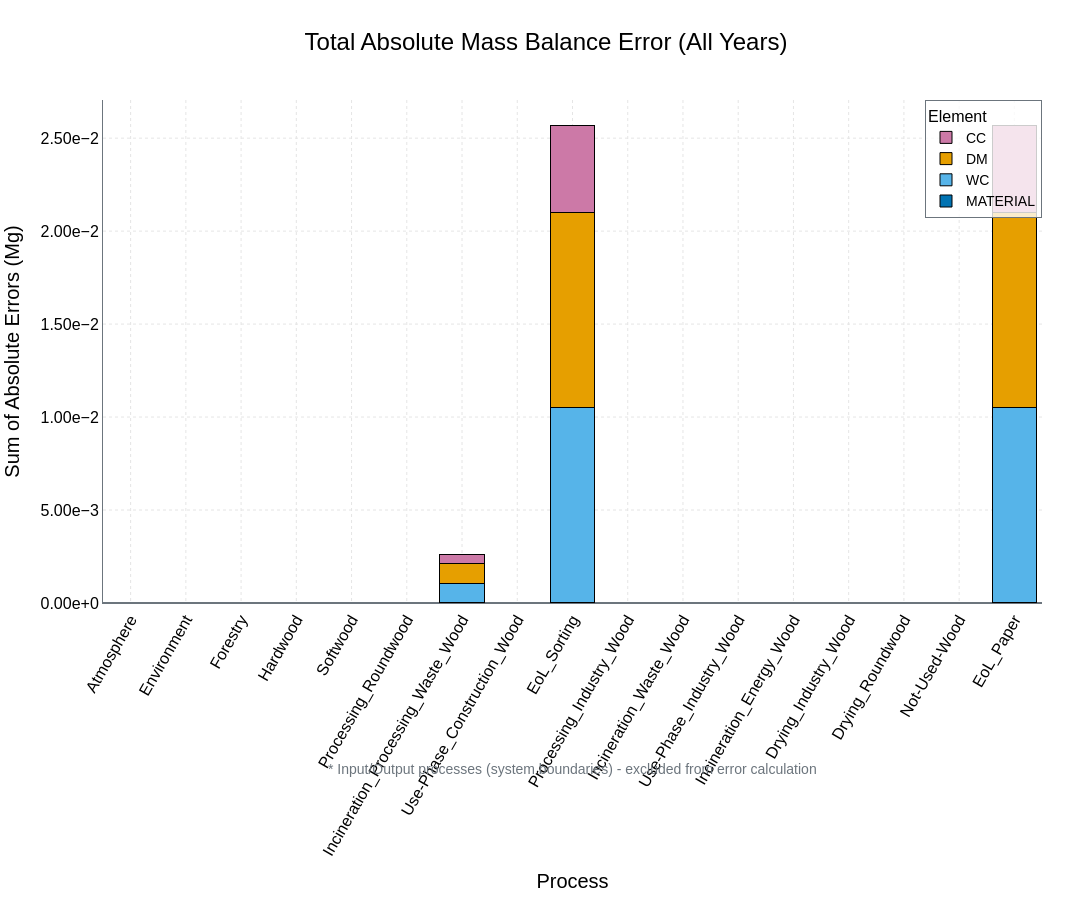
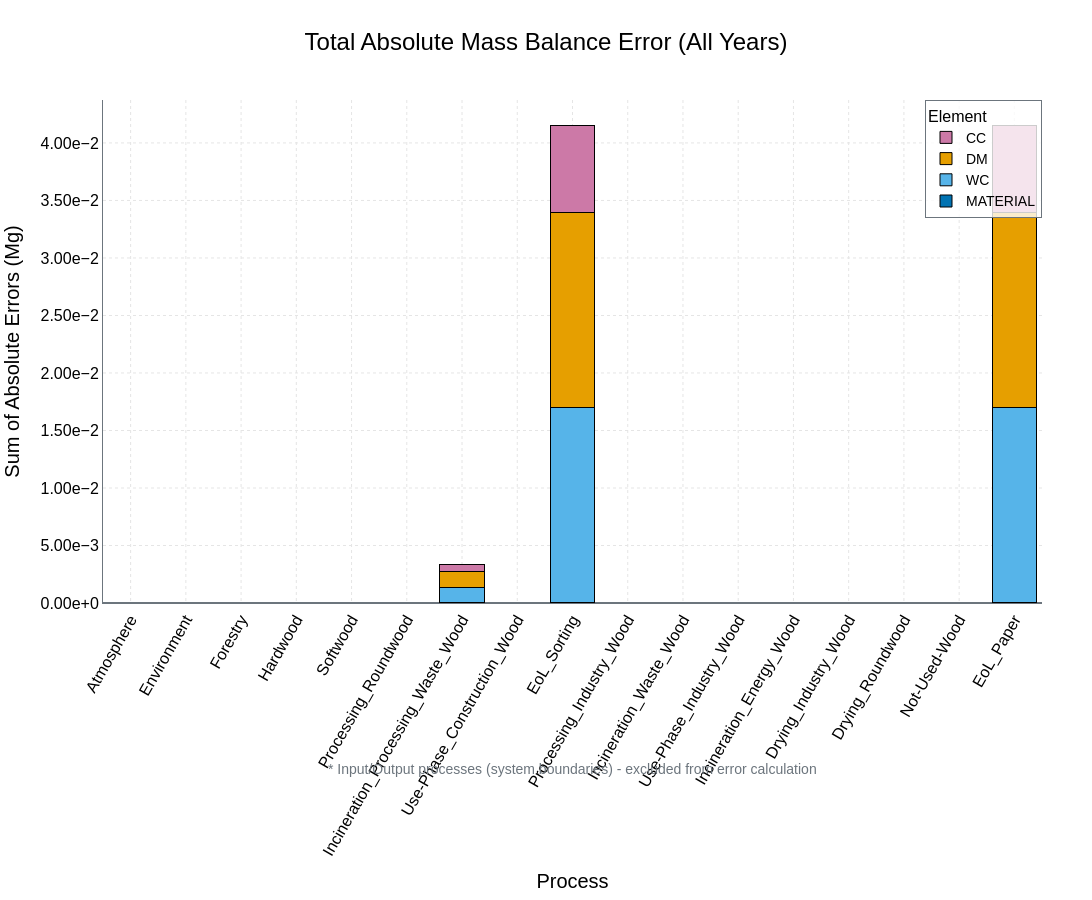

The code cell stored with these charts, in order, in its notebook:
### Code cell
# Generate visualizations if scenarios were run
if all_scenario_results:
    scenario_engine.generate_scenario_comparison_visualizations(
        baseline_results=mfa_results_baseline,
        all_scenario_results=all_scenario_results,
        scenario_definitions=scenario_definitions,
    )

    # Mass balance error plots for each scenario
    print(format_header("SCENARIO MASS BALANCE DETAILS", level=2))
    for sc_name, sc_result in all_scenario_results.items():
        print(f"\n{Icons.ARROW} Mass Balance Error: Scenario '{sc_name}'")
        plotting.plot_total_mass_balance_error(
            sc_result,
            enable_export=True,
            export_filename=f"mass_balance_scenario_{sc_name}",
        )

    # Export scenario results
    scenario_engine.export_scenario_results(
        all_scenario_results=all_scenario_results,
        scenario_definitions=scenario_definitions,
    )
else:
    print(f"{Icons.INFO} No scenarios were processed.")

### Figure 1 — Plotly figure (JSON) as saved in the notebook; plotly's stock layout.template omitted (floating-point values rounded to 4 significant figures)
{"data": [{"hovertemplate": "<b>%{x}</b><br>MATERIAL: %{y:.2e} Mg<extra></extra>", "marker": {"color": "#0173B2", "line": {"color": "#000000", "width": 1}}, "name": "MATERIAL", "type": "bar", "x": ["Atmosphere", "Environment", "Forestry", "Hardwood", "Softwood", "Processing_Roundwood", "Incineration_Processing_Waste_Wood", "Use-Phase_Construction_Wood", "EoL_Sorting", "Processing_Industry_Wood", "Incineration_Waste_Wood", "Use-Phase_Industry_Wood", "Incineration_Energy_Wood", "Drying_Industry_Wood", "Drying_Roundwood", "Not-Used-Wood", "EoL_Paper"], "y": [0, 0, 1.921e-09, 2.052e-09, 2.998e-09, 1.004e-09, 2.95e-07, 0, 4.369e-07, 2.292e-10, 2.179e-09, 0, 2.467e-09, 1.834e-09, 3.653e-09, 6.439e-10, 4.36e-07]}, {"hovertemplate": "<b>%{x}</b><br>WC: %{y:.2e} Mg<extra></extra>", "marker": {"color": "#56B4E9", "line": {"color": "#000000", "width": 1}}, "name": "WC", "type": "bar", "x": ["Atmosphere", "Environment", "Forestry", "Hardwood", "Softwood", "Processing_Roundwood", "Incineration_Processing_Waste_Wood", "Use-Phase_Construction_Wood", "EoL_Sorting", "Processing_Industry_Wood", "Incineration_Waste_Wood", "Use-Phase_Industry_Wood", "Incineration_Energy_Wood", "Drying_Industry_Wood", "Drying_Roundwood", "Not-Used-Wood", "EoL_Paper"], "y": [0, 0, 1.412e-09, 6.148e-10, 1.128e-09, 6.185e-11, 0.001057, 0, 0.01049, 5.252e-11, 0, 0, 0, 2.619e-10, 8.731e-11, 0, 0.01049]}, {"hovertemplate": "<b>%{x}</b><br>DM: %{y:.2e} Mg<extra></extra>", "marker": {"color": "#E69F00", "line": {"color": "#000000", "width": 1}}, "name": "DM", "type": "bar", "x": ["Atmosphere", "Environment", "Forestry", "Hardwood", "Softwood", "Processing_Roundwood", "Incineration_Processing_Waste_Wood", "Use-Phase_Construction_Wood", "EoL_Sorting", "Processing_Industry_Wood", "Incineration_Waste_Wood", "Use-Phase_Industry_Wood", "Incineration_Energy_Wood", "Drying_Industry_Wood", "Drying_Roundwood", "Not-Used-Wood", "EoL_Paper"], "y": [0, 0, 3.463e-09, 1.208e-09, 2.197e-09, 9.459e-10, 0.001057, 0, 0.01049, 9.713e-10, 9.532e-10, 0, 6.075e-10, 0, 0, 1.401e-10, 0.01049]}, {"hovertemplate": "<b>%{x}</b><br>CC: %{y:.2e} Mg<extra></extra>", "marker": {"color": "#CC79A7", "line": {"color": "#000000", "width": 1}}, "name": "CC", "type": "bar", "x": ["Atmosphere", "Environment", "Forestry", "Hardwood", "Softwood", "Processing_Roundwood", "Incineration_Processing_Waste_Wood", "Use-Phase_Construction_Wood", "EoL_Sorting", "Processing_Industry_Wood", "Incineration_Waste_Wood", "Use-Phase_Industry_Wood", "Incineration_Energy_Wood", "Drying_Industry_Wood", "Drying_Roundwood", "Not-Used-Wood", "EoL_Paper"], "y": [0, 0, 2.707e-09, 6.112e-10, 1.12e-09, 1.186e-09, 0.0004756, 0, 0.00472, 1.732e-09, 3.656e-10, 0, 3.602e-10, 3.402e-10, 1.797e-09, 3.729e-10, 0.00472]}], "layout": {"annotations": [{"font": {"color": "#6C757D", "size": 14}, "showarrow": false, "text": "* Input/Output processes (system boundaries) - excluded from error calculation", "x": 0.5, "xanchor": "center", "xref": "paper", "y": -0.35, "yref": "paper"}], "barmode": "stack", "font": {"color": "#000000", "family": "Arial, sans-serif", "size": 18}, "height": 900, "legend": {"bgcolor": "rgba(255,255,255,0.8)", "bordercolor": "#6C757D", "borderwidth": 1, "font": {"size": 14}, "orientation": "v", "title": {"font": {"size": 16}, "text": "Element"}, "x": 1, "xanchor": "right", "y": 1, "yanchor": "top"}, "margin": {"b": 200, "l": 100, "r": 50, "t": 100}, "paper_bgcolor": "#FFFFFF", "plot_bgcolor": "#FFFFFF", "title": {"font": {"color": "#000000", "family": "Arial, sans-serif", "size": 24}, "text": "Total Absolute Mass Balance Error (All Years)", "x": 0.5, "xanchor": "center"}, "width": 1200, "xaxis": {"gridcolor": "#E5E5E5", "griddash": "dot", "gridwidth": 1, "linecolor": "#6C757D", "linewidth": 1, "tickangle": -60, "tickfont": {"color": "#000000", "family": "Arial, sans-serif", "size": 16}, "title": {"font": {"color": "#000000", "family": "Arial, sans-serif", "size": 20}, "text": "Process"}, "zeroline": true, "zerolinecolor": "#6C757D"}, "yaxis": {"gridcolor": "#E5E5E5", "griddash": "dot", "gridwidth": 1, "linecolor": "#6C757D", "linewidth": 1, "rangemode": "tozero", "tickfont": {"color": "#000000", "family": "Arial, sans-serif", "size": 16}, "tickformat": ".2e", "title": {"font": {"color": "#000000", "family": "Arial, sans-serif", "size": 20}, "text": "Sum of Absolute Errors (Mg)"}, "zeroline": true, "zerolinecolor": "#6C757D"}}}

### Figure 2 — Plotly figure (JSON) as saved in the notebook; plotly's stock layout.template omitted (floating-point values rounded to 4 significant figures)
{"data": [{"hovertemplate": "<b>%{x}</b><br>MATERIAL: %{y:.2e} Mg<extra></extra>", "marker": {"color": "#0173B2", "line": {"color": "#000000", "width": 1}}, "name": "MATERIAL", "type": "bar", "x": ["Atmosphere", "Environment", "Forestry", "Hardwood", "Softwood", "Processing_Roundwood", "Incineration_Processing_Waste_Wood", "Use-Phase_Construction_Wood", "EoL_Sorting", "Processing_Industry_Wood", "Incineration_Waste_Wood", "Use-Phase_Industry_Wood", "Incineration_Energy_Wood", "Drying_Industry_Wood", "Drying_Roundwood", "Not-Used-Wood", "EoL_Paper"], "y": [0, 0, 2.328e-10, 1.994e-09, 3.318e-09, 1.557e-09, 1.932e-05, 0, 2.895e-05, 3.929e-10, 1.972e-09, 0, 2.437e-09, 2.023e-09, 3.856e-09, 6.512e-10, 2.895e-05]}, {"hovertemplate": "<b>%{x}</b><br>WC: %{y:.2e} Mg<extra></extra>", "marker": {"color": "#56B4E9", "line": {"color": "#000000", "width": 1}}, "name": "WC", "type": "bar", "x": ["Atmosphere", "Environment", "Forestry", "Hardwood", "Softwood", "Processing_Roundwood", "Incineration_Processing_Waste_Wood", "Use-Phase_Construction_Wood", "EoL_Sorting", "Processing_Industry_Wood", "Incineration_Waste_Wood", "Use-Phase_Industry_Wood", "Incineration_Energy_Wood", "Drying_Industry_Wood", "Drying_Roundwood", "Not-Used-Wood", "EoL_Paper"], "y": [0, 0, 1.586e-09, 6.294e-10, 1.39e-09, 9.186e-11, 0.001342, 0, 0.01694, 5.866e-11, 0, 0, 0, 2.983e-10, 1.601e-10, 0, 0.01694]}, {"hovertemplate": "<b>%{x}</b><br>DM: %{y:.2e} Mg<extra></extra>", "marker": {"color": "#E69F00", "line": {"color": "#000000", "width": 1}}, "name": "DM", "type": "bar", "x": ["Atmosphere", "Environment", "Forestry", "Hardwood", "Softwood", "Processing_Roundwood", "Incineration_Processing_Waste_Wood", "Use-Phase_Construction_Wood", "EoL_Sorting", "Processing_Industry_Wood", "Incineration_Waste_Wood", "Use-Phase_Industry_Wood", "Incineration_Energy_Wood", "Drying_Industry_Wood", "Drying_Roundwood", "Not-Used-Wood", "EoL_Paper"], "y": [0, 0, 1.775e-09, 1.353e-09, 2.459e-09, 1.295e-09, 0.001351, 0, 0.01695, 8.768e-10, 8.367e-10, 0, 6.949e-10, 0, 0, 1.764e-10, 0.01695]}, {"hovertemplate": "<b>%{x}</b><br>CC: %{y:.2e} Mg<extra></extra>", "marker": {"color": "#CC79A7", "line": {"color": "#000000", "width": 1}}, "name": "CC", "type": "bar", "x": ["Atmosphere", "Environment", "Forestry", "Hardwood", "Softwood", "Processing_Roundwood", "Incineration_Processing_Waste_Wood", "Use-Phase_Construction_Wood", "EoL_Sorting", "Processing_Industry_Wood", "Incineration_Waste_Wood", "Use-Phase_Industry_Wood", "Incineration_Energy_Wood", "Drying_Industry_Wood", "Drying_Roundwood", "Not-Used-Wood", "EoL_Paper"], "y": [0, 0, 2.445e-09, 5.966e-10, 1.652e-09, 1.266e-09, 0.000608, 0, 0.007627, 1.97e-09, 1.437e-10, 0, 3.238e-10, 3.474e-10, 1.979e-09, 3.856e-10, 0.007627]}], "layout": {"annotations": [{"font": {"color": "#6C757D", "size": 14}, "showarrow": false, "text": "* Input/Output processes (system boundaries) - excluded from error calculation", "x": 0.5, "xanchor": "center", "xref": "paper", "y": -0.35, "yref": "paper"}], "barmode": "stack", "font": {"color": "#000000", "family": "Arial, sans-serif", "size": 18}, "height": 900, "legend": {"bgcolor": "rgba(255,255,255,0.8)", "bordercolor": "#6C757D", "borderwidth": 1, "font": {"size": 14}, "orientation": "v", "title": {"font": {"size": 16}, "text": "Element"}, "x": 1, "xanchor": "right", "y": 1, "yanchor": "top"}, "margin": {"b": 200, "l": 100, "r": 50, "t": 100}, "paper_bgcolor": "#FFFFFF", "plot_bgcolor": "#FFFFFF", "title": {"font": {"color": "#000000", "family": "Arial, sans-serif", "size": 24}, "text": "Total Absolute Mass Balance Error (All Years)", "x": 0.5, "xanchor": "center"}, "width": 1200, "xaxis": {"gridcolor": "#E5E5E5", "griddash": "dot", "gridwidth": 1, "linecolor": "#6C757D", "linewidth": 1, "tickangle": -60, "tickfont": {"color": "#000000", "family": "Arial, sans-serif", "size": 16}, "title": {"font": {"color": "#000000", "family": "Arial, sans-serif", "size": 20}, "text": "Process"}, "zeroline": true, "zerolinecolor": "#6C757D"}, "yaxis": {"gridcolor": "#E5E5E5", "griddash": "dot", "gridwidth": 1, "linecolor": "#6C757D", "linewidth": 1, "rangemode": "tozero", "tickfont": {"color": "#000000", "family": "Arial, sans-serif", "size": 16}, "tickformat": ".2e", "title": {"font": {"color": "#000000", "family": "Arial, sans-serif", "size": 20}, "text": "Sum of Absolute Errors (Mg)"}, "zeroline": true, "zerolinecolor": "#6C757D"}}}
